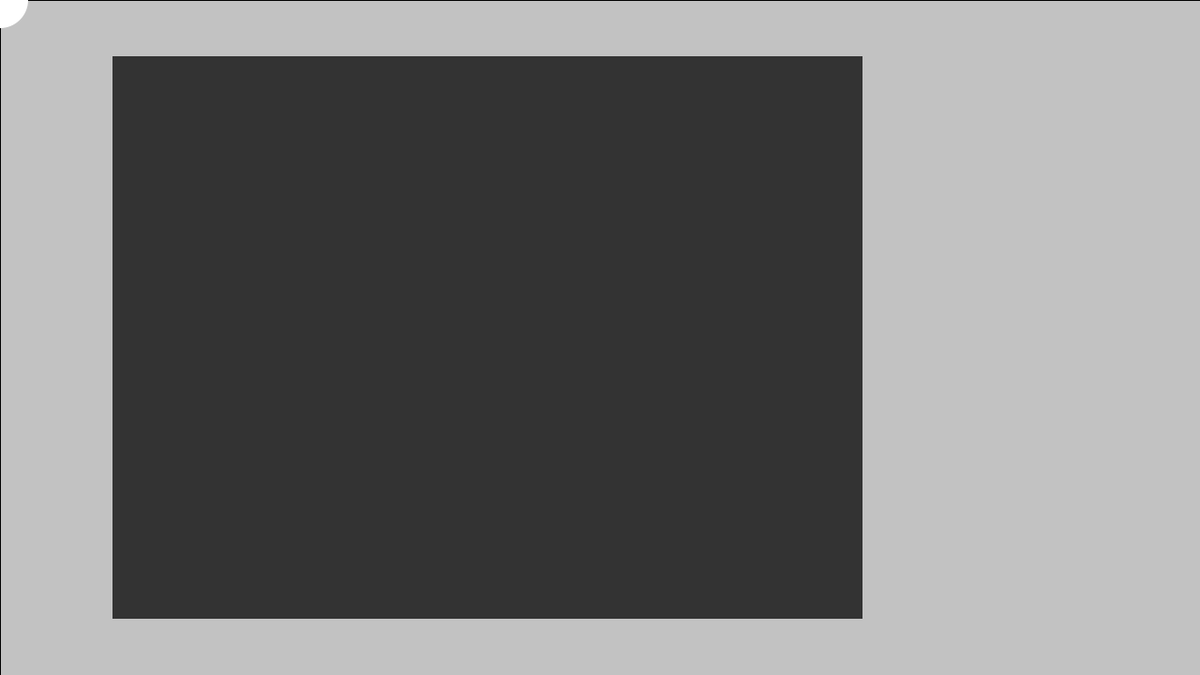
Frame 1 (no input)
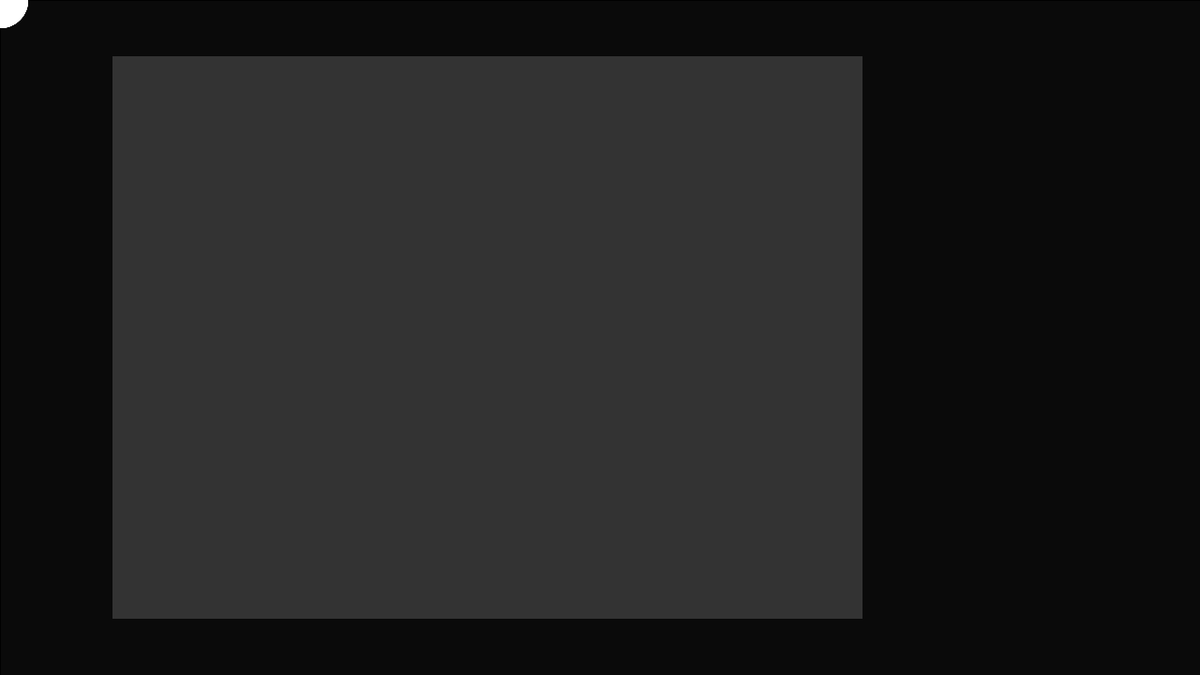
Frame 60 (the mouse pressed at the canvas centre just before this capture)
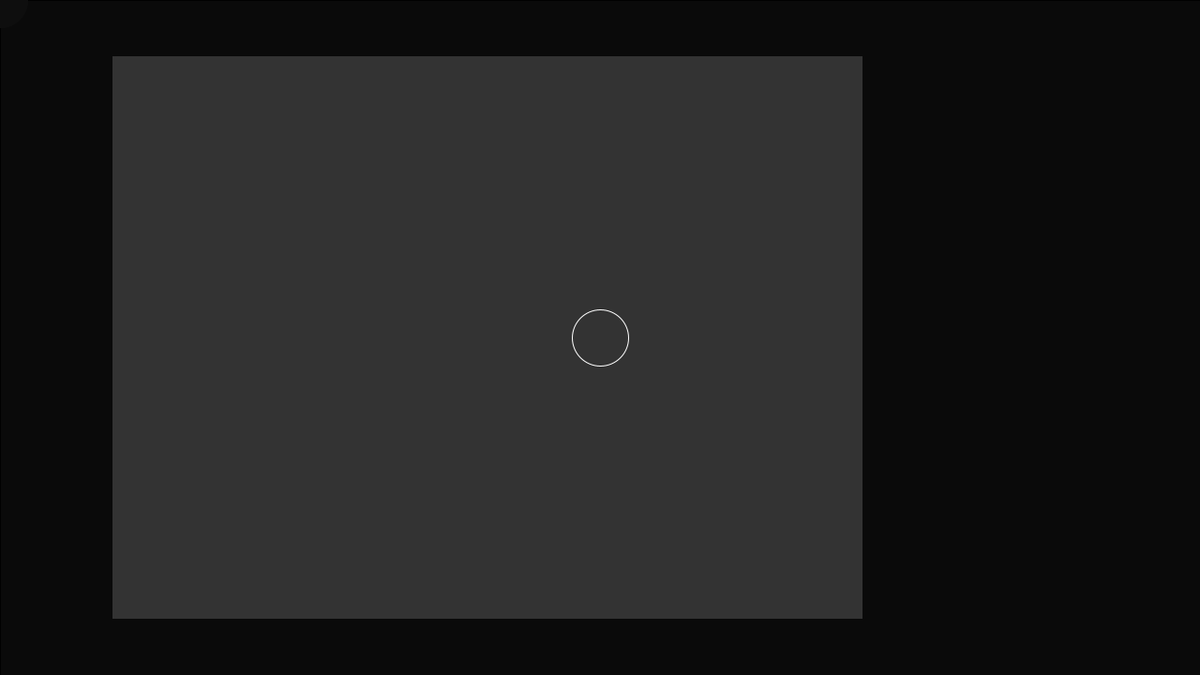
Frame 120 (the mouse held since frame 60 and released just before this capture)

The Processing sketch that drew these frames (run headless with seeded random() and noise(); from frame 60 on, the mouse is pressed at the canvas centre):

// Processing sketch: pgGraphicsExample
// ── pgGraphicsExample.pde

PGraphics pg;

void setup() {
  size(1280, 720);
  pg = createGraphics(800, 600);
}

void draw() {
  fill(0, 12);
  rect(0, 0, width, height);
  fill(255);
  noStroke();
  ellipse(mouseX, mouseY, 60, 60);

  pg.beginDraw();
  pg.background(51);
  pg.noFill();
  pg.stroke(255);
  pg.ellipse(mouseX-120, mouseY-60, 60, 60);
  pg.endDraw();

  // Draw the offscreen buffer to the screen with image()
  image(pg, 120, 60);
}
